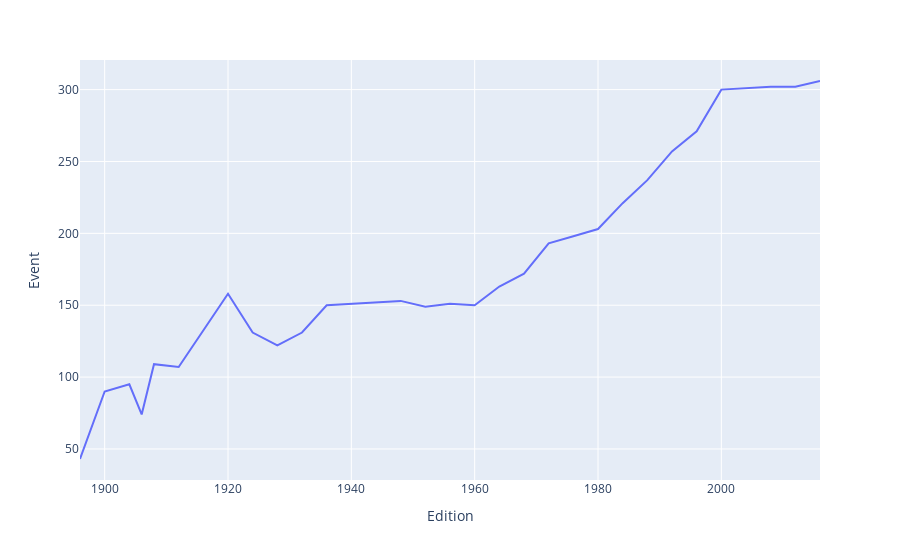

Notebook code for this chart:
### Code cell
import plotly.express as px
fig=px.line(event_over_time,x='Edition',y='Event')
fig.show()

### Figure 1 — Plotly figure (JSON) as saved in the notebook; plotly's stock layout.template omitted (floating-point values rounded to 4 significant figures)
{"data": [{"hovertemplate": "Edition=%{x}<br>Event=%{y}<extra></extra>", "legendgroup": "", "line": {"color": "#636efa", "dash": "solid"}, "marker": {"symbol": "circle"}, "mode": "lines", "name": "", "orientation": "v", "showlegend": false, "type": "scatter", "x": [1896, 1900, 1904, 1906, 1908, 1912, 1920, 1924, 1928, 1932, 1936, 1948, 1952, 1956, 1960, 1964, 1968, 1972, 1976, 1980, 1984, 1988, 1992, 1996, 2000, 2004, 2008, 2012, 2016], "xaxis": "x", "y": [43, 90, 95, 74, 109, 107, 158, 131, 122, 131, 150, 153, 149, 151, 150, 163, 172, 193, 198, 203, 221, 237, 257, 271, 300, 301, 302, 302, 306], "yaxis": "y"}], "layout": {"legend": {"tracegroupgap": 0}, "margin": {"t": 60}, "xaxis": {"anchor": "y", "domain": [0, 1], "title": {"text": "Edition"}}, "yaxis": {"anchor": "x", "domain": [0, 1], "title": {"text": "Event"}}}}
